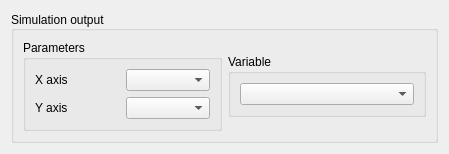
<?xml version="1.0" encoding="UTF-8"?>
<ui version="4.0">
 <class>HeatMapDialog</class>
 <widget class="QDialog" name="HeatMapDialog">
  <property name="geometry">
   <rect>
    <x>0</x>
    <y>0</y>
    <width>449</width>
    <height>142</height>
   </rect>
  </property>
  <property name="sizePolicy">
   <sizepolicy hsizetype="Expanding" vsizetype="Expanding">
    <horstretch>0</horstretch>
    <verstretch>0</verstretch>
   </sizepolicy>
  </property>
  <property name="windowTitle">
   <string>Dialog</string>
  </property>
  <layout class="QVBoxLayout" name="verticalLayout_4">
   <item>
    <widget class="QGroupBox" name="modelGroup">
     <property name="sizePolicy">
      <sizepolicy hsizetype="Expanding" vsizetype="Preferred">
       <horstretch>0</horstretch>
       <verstretch>0</verstretch>
      </sizepolicy>
     </property>
     <property name="title">
      <string>Simulation output</string>
     </property>
     <property name="alignment">
      <set>Qt::AlignLeading|Qt::AlignLeft|Qt::AlignVCenter</set>
     </property>
     <layout class="QHBoxLayout" name="horizontalLayout">
      <item>
       <widget class="QGroupBox" name="params">
        <property name="sizePolicy">
         <sizepolicy hsizetype="Expanding" vsizetype="Fixed">
          <horstretch>0</horstretch>
          <verstretch>1</verstretch>
         </sizepolicy>
        </property>
        <property name="title">
         <string>Parameters</string>
        </property>
        <layout class="QVBoxLayout" name="verticalLayout">
         <item>
          <layout class="QHBoxLayout" name="horizontalLayout_3">
           <item>
            <widget class="QLabel" name="label_2">
             <property name="sizePolicy">
              <sizepolicy hsizetype="Minimum" vsizetype="Minimum">
               <horstretch>0</horstretch>
               <verstretch>0</verstretch>
              </sizepolicy>
             </property>
             <property name="maximumSize">
              <size>
               <width>100</width>
               <height>16777215</height>
              </size>
             </property>
             <property name="text">
              <string>X axis</string>
             </property>
            </widget>
           </item>
           <item>
            <widget class="QComboBox" name="xAxis">
             <property name="maximumSize">
              <size>
               <width>200</width>
               <height>16777215</height>
              </size>
             </property>
            </widget>
           </item>
          </layout>
         </item>
         <item>
          <layout class="QHBoxLayout" name="horizontalLayout_2">
           <item>
            <widget class="QLabel" name="label">
             <property name="sizePolicy">
              <sizepolicy hsizetype="Minimum" vsizetype="Minimum">
               <horstretch>0</horstretch>
               <verstretch>0</verstretch>
              </sizepolicy>
             </property>
             <property name="maximumSize">
              <size>
               <width>100</width>
               <height>16777215</height>
              </size>
             </property>
             <property name="text">
              <string>Y axis</string>
             </property>
            </widget>
           </item>
           <item>
            <widget class="QComboBox" name="yAxis">
             <property name="maximumSize">
              <size>
               <width>200</width>
               <height>16777215</height>
              </size>
             </property>
            </widget>
           </item>
          </layout>
         </item>
        </layout>
       </widget>
      </item>
      <item>
       <widget class="QGroupBox" name="variableG">
        <property name="sizePolicy">
         <sizepolicy hsizetype="Expanding" vsizetype="Fixed">
          <horstretch>0</horstretch>
          <verstretch>0</verstretch>
         </sizepolicy>
        </property>
        <property name="title">
         <string>Variable</string>
        </property>
        <layout class="QVBoxLayout" name="verticalLayout_2">
         <item>
          <widget class="QComboBox" name="variable"/>
         </item>
        </layout>
       </widget>
      </item>
     </layout>
    </widget>
   </item>
  </layout>
 </widget>
 <resources/>
 <connections/>
</ui>
